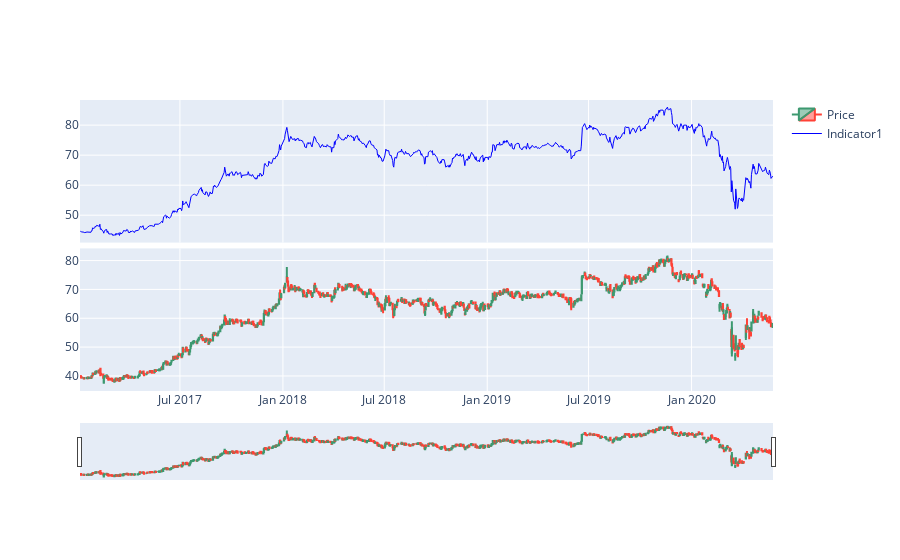

The notebook cell this image was saved under:
### Markdown cell above
### 1.2.2. การเทียบเส้น indicator กับกราฟแท่งเทียนตามแกนเวลา

### Code cell
# สร้าง layout ของกราฟ โดยกำหนดให้มี 2 rows กับ 1 column ใช้แกนเวลาร่วมกัน และทำให้กราฟสองกราฟติดกัน
fig = make_subplots(rows=2, cols=1, shared_xaxes=True, vertical_spacing=0.02)

# กราฟแท่งเทียนหลัก โดยกำหนดให้อยู่ row ล่างสุด
fig.append_trace(
        go.Candlestick(
            x=AOT['Date'],
            open=AOT['Open'],
            high=AOT['High'],
            low=AOT['Low'],
            close=AOT['Close'],
            name="Price"),
            2,1)

# กราฟของ indicator โดยกำหนดให้อยู่ row บนกราฟแท่งเทียนหลัก
fig.add_trace(
    go.Scatter(
        x=AOT["Date"],
        y=AOT['indicator1'],
        name='Indicator1',
        line=dict(color='blue', width=1)),
        1,1)

fig.show()

### Figure 1 — Plotly figure (JSON) as saved in the notebook; plotly's stock layout.template omitted (floating-point values rounded to 4 significant figures; data arrays with more than 128 entries replaced by an {"elided": "..."} marker saying what was removed)
{"data": [{"close": {"elided": "829 float values"}, "high": {"elided": "829 float values"}, "low": {"elided": "829 float values"}, "name": "Price", "open": {"elided": "829 float values"}, "type": "candlestick", "x": {"elided": "829 str values"}, "xaxis": "x2", "yaxis": "y2"}, {"line": {"color": "blue", "width": 1}, "name": "Indicator1", "type": "scatter", "x": {"elided": "829 str values"}, "xaxis": "x", "y": {"elided": "829 float values"}, "yaxis": "y"}], "layout": {"autosize": true, "xaxis": {"anchor": "y", "autorange": true, "domain": [0, 1], "matches": "x2", "range": ["2017-01-03 12:00", "2020-05-25 12:00"], "showticklabels": false, "type": "date"}, "xaxis2": {"anchor": "y2", "autorange": true, "domain": [0, 1], "range": ["2017-01-03 12:00", "2020-05-25 12:00"], "rangeslider": {"autorange": true, "range": ["2017-01-03 12:00", "2020-05-25 12:00"], "yaxis2": {"_template": null, "rangemode": "match"}}, "type": "date"}, "yaxis": {"anchor": "x", "autorange": true, "domain": [0.51, 1], "range": [40.88, 88.38], "type": "linear"}, "yaxis2": {"anchor": "x2", "autorange": true, "domain": [0, 0.49], "range": [34.78, 84.22]}}}
